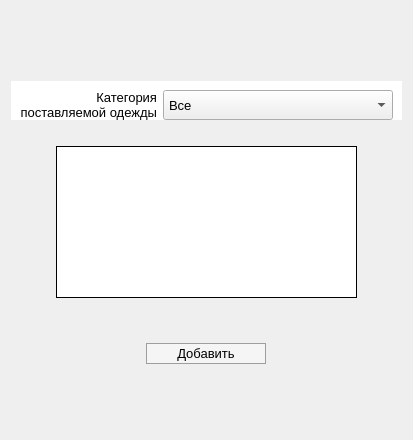
        <widget class="QWidget" name="suppliers">
         <attribute name="title">
          <string>Поставщики</string>
         </attribute>
         <layout class="QVBoxLayout" name="verticalLayout">
          <item>
           <layout class="QVBoxLayout" name="suppliersVerticalLayout">
            <item>
             <spacer name="verticalSpacer_4">
              <property name="orientation">
               <enum>Qt::Vertical</enum>
              </property>
              <property name="sizeType">
               <enum>QSizePolicy::Fixed</enum>
              </property>
              <property name="sizeHint" stdset="0">
               <size>
                <width>20</width>
                <height>70</height>
               </size>
              </property>
             </spacer>
            </item>
            <item>
             <widget class="QGroupBox" name="supplierGoodCategoryGroup">
              <property name="sizePolicy">
               <sizepolicy hsizetype="Fixed" vsizetype="Maximum">
                <horstretch>0</horstretch>
                <verstretch>0</verstretch>
               </sizepolicy>
              </property>
              <property name="minimumSize">
               <size>
                <width>300</width>
                <height>0</height>
               </size>
              </property>
              <property name="styleSheet">
               <string notr="true">QGroupBox {
	background: white;
	border: 0px;
}

QComboBox {
	padding-top: 3px;
	padding-bottom: 3px;
	padding-left: 5px;
}</string>
              </property>
              <property name="title">
               <string/>
              </property>
              <layout class="QHBoxLayout" name="horizontalLayout_4">
               <property name="bottomMargin">
                <number>0</number>
               </property>
               <item>
                <widget class="QLabel" name="label">
                 <property name="sizePolicy">
                  <sizepolicy hsizetype="Maximum" vsizetype="Preferred">
                   <horstretch>0</horstretch>
                   <verstretch>0</verstretch>
                  </sizepolicy>
                 </property>
                 <property name="font">
                  <font>
                   <pointsize>10</pointsize>
                   <weight>50</weight>
                   <bold>false</bold>
                  </font>
                 </property>
                 <property name="text">
                  <string>Категория 
поставляемой одежды</string>
                 </property>
                 <property name="alignment">
                  <set>Qt::AlignRight|Qt::AlignTrailing|Qt::AlignVCenter</set>
                 </property>
                 <property name="wordWrap">
                  <bool>true</bool>
                 </property>
                </widget>
               </item>
               <item>
                <widget class="QComboBox" name="supplierGoodCategory">
                 <property name="sizePolicy">
                  <sizepolicy hsizetype="Minimum" vsizetype="Preferred">
                   <horstretch>0</horstretch>
                   <verstretch>0</verstretch>
                  </sizepolicy>
                 </property>
                 <property name="minimumSize">
                  <size>
                   <width>230</width>
                   <height>0</height>
                  </size>
                 </property>
                 <property name="font">
                  <font>
                   <pointsize>10</pointsize>
                  </font>
                 </property>
                 <property name="currentText">
                  <string>Все</string>
                 </property>
                 <item>
                  <property name="text">
                   <string>Все</string>
                  </property>
                 </item>
                 <item>
                  <property name="text">
                   <string>Юбки</string>
                  </property>
                 </item>
                 <item>
                  <property name="text">
                   <string>Платья</string>
                  </property>
                 </item>
                 <item>
                  <property name="text">
                   <string>Рубашки</string>
                  </property>
                 </item>
                 <item>
                  <property name="text">
                   <string>Футболки</string>
                  </property>
                 </item>
                 <item>
                  <property name="text">
                   <string>Джинсы</string>
                  </property>
                 </item>
                 <item>
                  <property name="text">
                   <string>Брюки</string>
                  </property>
                 </item>
                 <item>
                  <property name="text">
                   <string>Свитера</string>
                  </property>
                 </item>
                 <item>
                  <property name="text">
                   <string>Куртки</string>
                  </property>
                 </item>
                 <item>
                  <property name="text">
                   <string>Пальто</string>
                  </property>
                 </item>
                 <item>
                  <property name="text">
                   <string>Носки</string>
                  </property>
                 </item>
                 <item>
                  <property name="text">
                   <string>Головные уборы</string>
                  </property>
                 </item>
                </widget>
               </item>
              </layout>
             </widget>
            </item>
            <item>
             <widget class="QTableView" name="suppliersTable">
              <property name="maximumSize">
               <size>
                <width>16777215</width>
                <height>16777215</height>
               </size>
              </property>
              <property name="font">
               <font>
                <pointsize>10</pointsize>
               </font>
              </property>
              <property name="styleSheet">
               <string notr="true">QTableView {
	margin: 20px;
	margin-left: 45px;
	margin-right: 45px;
	background: white;
	border: 1px solid black;
	gridline-color: black;
}

QTableView::item {
	color: black;
}

QTableView::item:selected {
	background: #e9f3fb;
}

QHeaderView::section {
	background: #6bd3e0;
	padding-top: 7px;
	padding-bottom: 7px;
	border: 1px solid black;
	border-left: 0px;
	border-top: 0px;
}

  QScrollBar:vertical {
      border: 1px solid #77bdb0;
      background: white;
      width: 20px;
      margin: 35px 0 35px 0;
  }

  QScrollBar::handle:vertical {
      background: #e0dcdc;
	  border-top: 1px solid #77bdb0;
	  border-bottom: 1px solid #77bdb0; 
      min-height: 5px;
  }

  QScrollBar::handle:vertical:hover {
       background: #F19CBB;
  }

  QScrollBar::handle:vertical:pressed {
       background: #FDDB6D;
  }

  QScrollBar::add-line:vertical {
      border: 1px solid grey;
      background: white;
      height: 33px;
      subcontrol-position: bottom;
      subcontrol-origin: margin;
  }

  QScrollBar::add-line:vertical:hover {
      background: #CD9575;
  }

  QScrollBar::add-line:vertical:pressed {
      background: #FDDB6D;
  }

  QScrollBar::sub-line:vertical {
      border: 1px solid grey;
      background: white;
      height: 33px;
      subcontrol-position: top;
      subcontrol-origin: margin;
  }

  QScrollBar::sub-line:vertical:hover {
      background: #CD9575;
  }

  QScrollBar::sub-line:vertical:pressed {
      background: #FDDB6D;
  }

  QScrollBar::up-arrow:vertical, QScrollBar::down-arrow:vertical {
      border: 1px solid grey;
      width: 3px;
      height: 3px;
      background: white;
  }

QScrollBar:horizontal {
      border-top: 2px solid #77bdb0;
	  border-bottom: 2px solid #77bdb0;
      background: white;
      height: 20px;
      margin: 0px 37px 0px 37px;
  }

  QScrollBar::handle:horizontal {
      background: #e0dcdc;
	  border-left: 2px solid #77bdb0;
	  border-right: 2px solid #77bdb0; 
      min-width: 5px;
  }

  QScrollBar::handle:horizontal:hover {
       background: #F19CBB;
  }

  QScrollBar::handle:horizontal:pressed {
       background: #FDDB6D;
  }

  QScrollBar::add-line:horizontal {
      border: 2px solid grey;
      background: white;
      width: 33px;
      subcontrol-position: left;
      subcontrol-origin: margin;
  }

  QScrollBar::add-line:horizontal:hover {
      background: #CD9575;
  }

  QScrollBar::add-line:horizontal:pressed {
      background: #FDDB6D;
  }

  QScrollBar::sub-line:horizontal {
      border: 2px solid grey;
      background: white;
      width: 33px;
      subcontrol-position: right;
      subcontrol-origin: margin;
  }

  QScrollBar::sub-line:horizontal:hover {
      background: #CD9575;
  }

  QScrollBar::sub-line:horizontal:pressed {
      background: #FDDB6D;
  }

  QScrollBar::left-arrow:horizontal, QScrollBar::right-arrow:horizontal {
      border: 2px solid grey;
      width: 3px;
      height: 3px;
      background: white;
  }</string>
              </property>
              <property name="editTriggers">
               <set>QAbstractItemView::NoEditTriggers</set>
              </property>
              <property name="selectionMode">
               <enum>QAbstractItemView::SingleSelection</enum>
              </property>
              <property name="selectionBehavior">
               <enum>QAbstractItemView::SelectRows</enum>
              </property>
              <property name="verticalScrollMode">
               <enum>QAbstractItemView::ScrollPerPixel</enum>
              </property>
              <property name="horizontalScrollMode">
               <enum>QAbstractItemView::ScrollPerPixel</enum>
              </property>
              <attribute name="horizontalHeaderVisible">
               <bool>false</bool>
              </attribute>
              <attribute name="horizontalHeaderCascadingSectionResizes">
               <bool>true</bool>
              </attribute>
              <attribute name="horizontalHeaderStretchLastSection">
               <bool>true</bool>
              </attribute>
              <attribute name="verticalHeaderVisible">
               <bool>false</bool>
              </attribute>
             </widget>
            </item>
            <item>
             <widget class="QGroupBox" name="suppliersAddRemove">
              <property name="minimumSize">
               <size>
                <width>0</width>
                <height>60</height>
               </size>
              </property>
              <property name="maximumSize">
               <size>
                <width>16777215</width>
                <height>60</height>
               </size>
              </property>
              <property name="styleSheet">
               <string notr="true">QGroupBox {
	border: 0px;
}

QPushButton {
	padding-left: 30px;
	padding-right: 30px;
	padding-top: 2px;
	padding-bottom: 2px;
	background-color: #f5f5f5;
	border-style: solid;
	border-width: 1px;
	border-color: #9e9e9e;
}

 QPushButton:hover {
     background-color: #78DBE2;
 }
 QPushButton:pressed {
     background-color: #3F888F;
 }</string>
              </property>
              <property name="title">
               <string/>
              </property>
              <layout class="QHBoxLayout" name="horizontalLayout_5">
               <item>
                <widget class="QPushButton" name="addSupplier">
                 <property name="sizePolicy">
                  <sizepolicy hsizetype="Maximum" vsizetype="Fixed">
                   <horstretch>0</horstretch>
                   <verstretch>0</verstretch>
                  </sizepolicy>
                 </property>
                 <property name="font">
                  <font>
                   <pointsize>10</pointsize>
                  </font>
                 </property>
                 <property name="toolTip">
                  <string>&lt;html&gt;&lt;head/&gt;&lt;body&gt;&lt;p&gt;Добавление нового поставщика&lt;/p&gt;&lt;/body&gt;&lt;/html&gt;</string>
                 </property>
                 <property name="text">
                  <string>Добавить</string>
                 </property>
                </widget>
               </item>
              </layout>
             </widget>
            </item>
           </layout>
          </item>
          <item>
           <spacer name="verticalSpacer_3">
            <property name="orientation">
             <enum>Qt::Vertical</enum>
            </property>
            <property name="sizeType">
             <enum>QSizePolicy::Fixed</enum>
            </property>
            <property name="sizeHint" stdset="0">
             <size>
              <width>20</width>
              <height>45</height>
             </size>
            </property>
           </spacer>
          </item>
         </layout>
        </widget>
